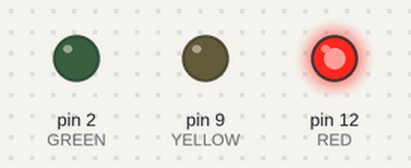
Bench run of a sketch on a simulated Arduino Uno, built with avr-gcc and run on an emulated ATmega328P. Parts: output pins drawn as LEDs (lit = HIGH).

Above: at 0.2 s.
At 0.6 s:
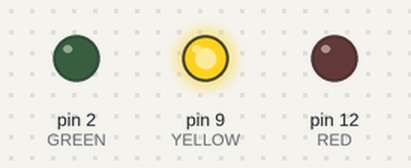
At 2.1 s:
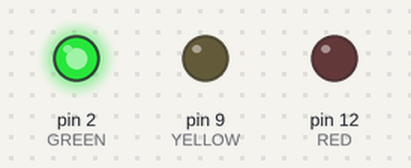
Timing chart, 0 to 3.0 s (numbered marks = the images above):
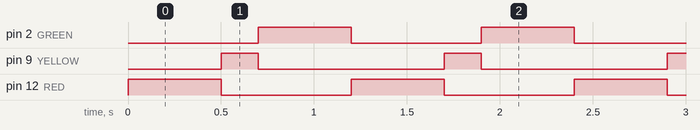

Measured:
- by itself, pin 2 (GREEN), pin 12 (RED): alternates HIGH for 0.50 s and LOW for 0.70 s
- by itself, pin 9 (YELLOW): alternates HIGH for 0.20 s and LOW for 1.0 s
- by itself, everything shown: repeats every 1.2 s, in 3 steps

The sketch:

traffic_light.ino
```cpp
int RED = 12;
int YELLOW = 9;
int GREEN = 2;
int Delay_R = 500;
int Delay_Y = 200;
int Delay_G = 500;
void setup() {
pinMode(RED,OUTPUT);
pinMode(YELLOW,OUTPUT);
pinMode(GREEN,OUTPUT);
}
void loop() {
  red_light();
  delay(Delay_R);
  yellow_light();
  delay(Delay_Y);
  green_light();
  delay(Delay_G);
}
void red_light(){
  digitalWrite(RED,HIGH);
  digitalWrite(YELLOW,LOW);
  digitalWrite(GREEN,LOW);
}
void yellow_light(){
  digitalWrite(RED,LOW);
  digitalWrite(YELLOW,HIGH);
  digitalWrite(GREEN,LOW);
}
void green_light(){
  digitalWrite(RED,LOW);
  digitalWrite(YELLOW,LOW);
  digitalWrite(GREEN,HIGH);
}
```
